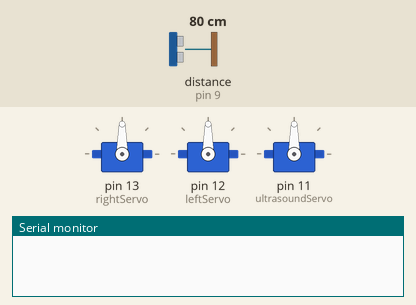
A sketch run on a simulated Arduino Uno, built with avr-gcc and run on an emulated ATmega328P. On the bench: 3 × servo, the last lines printed to the serial monitor. Wiring (inferred from the names in the program): ultrasonic range finder: trigger pin 9; echo pin 9. The test bench sets the inputs (shaded band); at power-on: distance to the obstacle (sensor on pin 9) 80 cm. The echo pulse lasts 58.3 µs per cm.

Above: at 0.01 s.
1.4 s: distance to the obstacle (sensor on pin 9) set to 2 cm
At 1.53 s:
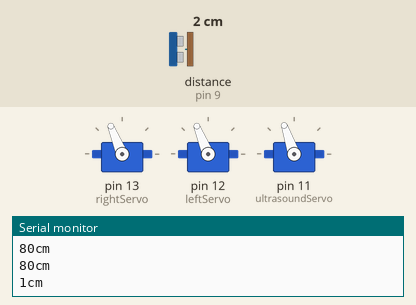
4.4 s: distance to the obstacle (sensor on pin 9) set to 60 cm
At 6.9 s:
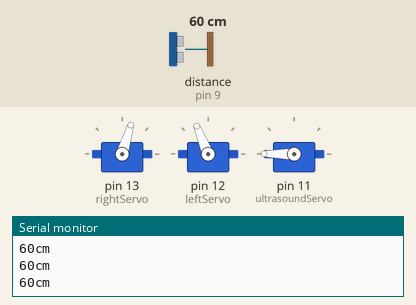
7.4 s: distance to the obstacle (sensor on pin 9) set to 4 cm
At 12.16 s:
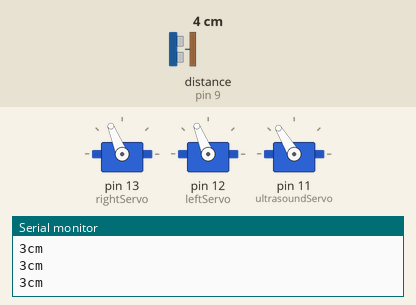
Timing chart, 0 to 16.4 s (numbered marks = the images above; inputs shaded):
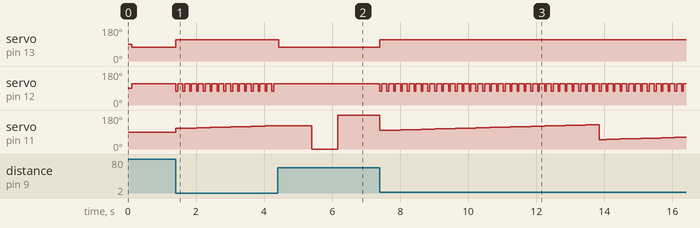

Measured:
- after the input at 1.4 s, servo on pin 13 (rightServo): 73° → 112° at once; servo on pin 12 (leftServo): alternates 112° for 0.15 s and 73° for 0.05 s, starting at once
- after the input at 4.4 s, servo on pin 13 (rightServo): 112° → 73° at once; servo on pin 12 (leftServo): stops changing and stays 112°
- after the input at 7.4 s, servo on pin 13 (rightServo): 73° → 112° at once; servo on pin 12 (leftServo): alternates 112° for 0.15 s and 73° for 0.05 s, starting at once
- by itself, servo on pin 11 (ultrasoundServo): ramps from 50° to 129° and jumps back, once every 6.5 s

The sketch:

sketch_DsenseSWEEPnMove.ino
```cpp
#include <Servo.h>
Servo servoLeft;
Servo servoRight;
Servo servoUltrasound;
Servo gripper;

#define RXbee 0
#define TX 1
//2 through 6 not in use, digital, some pwm
#define leftEncoderPin 7
#define rightEncoderPin 8
#define ultrasoundPin 9
#define grabberServoPin 10
#define ultrasoundServo 11
#define leftServo 12
#define rightServo 13
#define leftSensor 3 // TO BE CHANGED IR SENSOR
#define rightSensor 3 // TO BE CHANGED IR SENSOR
//0 through 5 not in use, analog

int counterLoop = 0;
int scanRes = 0;
bool switchTurnDirection = false;

void setup() {
  Serial.begin(9600);
  servoRight.attach(rightServo);
  servoLeft.attach(leftServo);
  servoUltrasound.attach(ultrasoundServo);
  sensorsetup();
}

void sensorsetup(){
  servoUltrasound.write(90);
  delay(100);
  return(1);
}

void loop() {
  int USDistance;
  counterLoop++;
// I and how long the loop takes effect the amount
  if (counterLoop > 5){
    scanRes = periodicScan();
    counterLoop = 0;
    servoUltrasound.write(90);
    if (scanRes == 0) {
      // means something detected at 0 (right?)
      backward();
      delay(50);
      spinR();
      delay(200);
    }
    if (scanRes == 180){
      backward();
      delay(50);
      spinL();
      delay(200);
    }

    // move according to res of scan res

    // if(switchTurnDirection == false){
    //   switchTurnDirection = true;
    // }else{
    //   switchTurnDirection = false;
    // }
  }

  servoUltrasound.write(50);
  for(int i = 50;i<130;i++){
    servoUltrasound.write(i);
    USDistance = ping();
    if (USDistance > 20 || USDistance == 0){
      forward();

    }
    else {
      backward();
      delay(50);

      if(switchTurnDirection==true){
        spinR();
      }else{
        spinL();
      }
      delay(150);
      servoUltrasound.write(90);
    }
  }

}


int ping(){
  int duration, USDistance;
  pinMode(ultrasoundPin, OUTPUT);
  digitalWrite(ultrasoundPin, LOW);
  delayMicroseconds(2);
  digitalWrite(ultrasoundPin, HIGH);
  delayMicroseconds(5);
  digitalWrite(ultrasoundPin, LOW);
  pinMode(ultrasoundPin, INPUT);
  duration = pulseIn(ultrasoundPin, HIGH);
  USDistance = duration / 29 / 2;
  printDistance(USDistance);
  return(USDistance);
}

void printDistance(int USDistance){
  Serial.print(USDistance);
  Serial.print("cm");
  Serial.println();
}

void forward() {
  servoLeft.attach(leftServo);
  servoRight.attach(rightServo);
  servoRight.writeMicroseconds(1300);
  servoLeft.writeMicroseconds(1700);
}

void backward() {
  servoLeft.attach(leftServo);
  servoRight.attach(rightServo);
  servoRight.writeMicroseconds(1700);
  servoLeft.writeMicroseconds(1300);
}

void spinL() {
  servoLeft.attach(leftServo);
  servoRight.attach(rightServo);
  servoLeft.writeMicroseconds(1700);
  servoRight.writeMicroseconds(1700);
}

void spinR() {
  servoLeft.attach(leftServo);
  servoRight.attach(rightServo);
  servoLeft.writeMicroseconds(1300);
  servoRight.writeMicroseconds(1300);
}

void stop() {
  servoLeft.detach();
  servoRight.detach();
}


int periodicScan() {
  int USDistance;
  bool left = false;
  bool right = false;
  stop();

  servoUltrasound.write(0);
  delay(750);
  USDistance = ping();
  if(USDistance < 20 && USDistance != 0){
    left = true;
  }
  if(USDistance < 40 && USDistance != 0){
      switchTurnDirection = true;
  }


  servoUltrasound.write(180);
  delay(1000);
  USDistance = ping();
  if(USDistance < 20 && USDistance != 0){
    right = true;
  }
  if(USDistance < 40 && USDistance != 0){
      switchTurnDirection = false;
  }

  if(right==true && left == true){
    // obstacles on both sides
    return(90);
  }else if(right==true && left == false){
    // obstactle at direction 180 (left?)
    return(180);
  }else if(right==false && left == true){
    // obstacle at direction 0 (right?)
    return(0);
  }
  return(-1);

  // stop();
  // for (int i = 0; i<200; i = i + 180){
  // ultrasound.write(i);
  // delay(1000);
  // USDistance = ping();
  // if (USDistance < 20 && USDistance != 0){
  //     n = i;
  //     return(n);
  //   }
  // }
  // return(n);
}


void open_gripper() {
gripper.write(90);// set the servo position to 90 degrees
delay(1000);// wait for 1 sec
}

void close_gripper(){
gripper.write(180);
delay(1000);
}


void infra_ping()
{
  // check the outputs of the pins
  int infra_ls = digitalRead(leftSensor);
  int infra_rs = digitalRead(rightSensor);

}

/*void infra_action(){
   //00 = both on white -> move forward
  if (infra_ls == 0 && infra_rs == 0)
  {
    forward();
    //GRIPPER KIT?
  }

  else if (infra_ls == 1 && infra_rs == 1)
  {
    backward();
  }


  //01 = right sensor on black -> turn left
  else if (infra_ls == 0 && infra_rs == 1)
  {
    backward();
    delay(150);
    spinL();
  }

  //10 = left sensor on black -> turn right
  else if (infra_ls == 1 && infra_rs == 0)
  {
    backward();
    delay(150);
    spinR();
  }
}
*/
```
